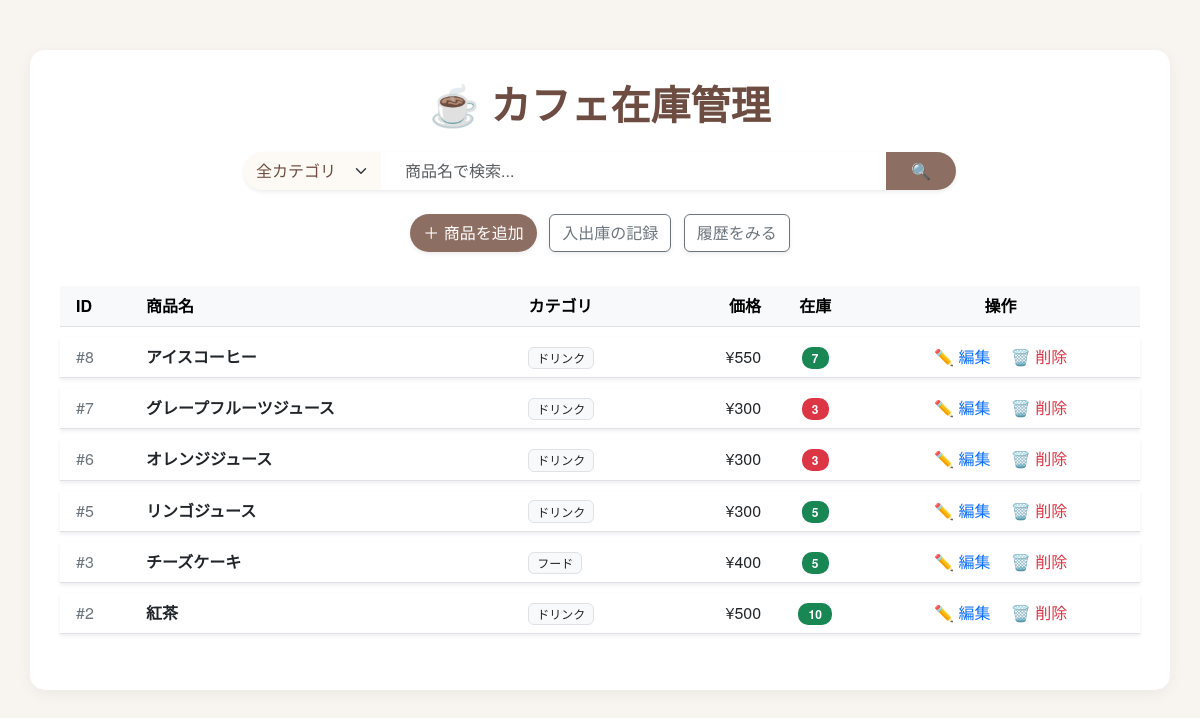
The page / on the database its author committed.
### tables this page shows
CREATE TABLE products (
    id INTEGER PRIMARY KEY AUTOINCREMENT,
    name TEXT NOT NULL,
    price INTEGER,
    stock INTEGER
, category TEXT DEFAULT '未分類');

### app.py (the view)
@app.route('/')
def index():
    search_query = request.args.get('search', '')
    category_query = request.args.get('category', '')
    conn = get_db_connection()
    query = 'SELECT * FROM products WHERE 1=1'
    params = []
    if search_query:
        query += ' AND name LIKE ?'
        params.append(f'%{search_query}%')
    if category_query:
        query += ' AND category = ?'
        params.append(category_query)
    query += ' ORDER BY id DESC'
    products = conn.execute(query, params).fetchall()
    conn.close()
    return render_template('index.html',
                           products=products,
                           search_query=search_query,
                           category_query=category_query)

### app.py (called while the page is built)
def get_db_connection():
    conn = sqlite3.connect('database/cafe_management.db')
    conn.row_factory = sqlite3.Row
    return conn

### templates/index.html (shortened to what this page needs)
<!DOCTYPE html>
<html>
<head>
    <link href="https://cdn.jsdelivr.net/npm/bootstrap@5.3.0/dist/css/bootstrap.min.css" rel="stylesheet">
</head>
<body>
    <div class="container">
        <h1 class="text-center mb-4" style="color: #6d4c41; font-weight: bold;">☕ カフェ在庫管理</h1>
        <div class="row justify-content-center mb-4">
            <div class="col-md-8">
                <form action="/" method="get" class="d-flex shadow-sm" style="border-radius: 25px; overflow: hidden; background: white;">
                    <select name="category" class="form-select border-0" style="width: 150px; background-color: #fdfaf5; color: #6d4c41; border-radius: 0;">
                        <option value="">全カテゴリ</option>
                    </select>
                    <input type="text" name="search" class="form-control border-0 px-4"
                           placeholder="商品名で検索..." value="{{ search_query }}">
                    <button type="submit" class="btn btn-cafe px-4" style="border-radius: 0;">🔍</button>
                </form>
            </div>
        </div>
        <div class="text-center mb-4">
            <a href="/create" class="btn btn-cafe shadow-sm me-2">＋ 商品を追加</a>
            <a href="/stock" class="btn btn-outline-secondary shadow-sm me-2">入出庫の記録</a>
            <a href="/history" class="btn btn-outline-secondary shadow-sm">履歴をみる</a>
        </div>
        <table class="table align-middle">
            <thead class="table-light">
                <tr>
                    <th class="ps-3">ID</th>
                    <th>商品名</th>
                    <th>カテゴリ</th> <th class="text-end">価格</th>
                    <th class="text-center">在庫</th>
                    <th class="text-center">操作</th>
                </tr>
            </thead>
            <tbody>
                {% for product in products %}
                <tr class="shadow-sm">
                    <td class="ps-3 text-secondary">#{{ product.id }}</td>
                    <td class="fw-bold">{{ product.name }}</td>
                    <td><span class="badge bg-light text-dark border fw-normal">{{ product.category }}</span></td>
                    <td class="text-end">¥{{ product.price }}</td>
                    <td class="text-center">
                        <span class="badge {{ 'bg-danger' if product.stock <= 3 else 'bg-success' }} badge-stock">
                            {{ product.stock }}
                        </span>
                    </td>
                    <td class="text-center">
                        <a href="{{ url_for('edit', id=product.id) }}" class="text-decoration-none me-3">✏️ 編集</a>
                        <a href="{{ url_for('delete', id=product.id) }}" class="text-decoration-none text-danger"
                           onclick="return confirm('本当に「{{ product.name }}」を削除しますか？');">🗑️ 削除</a>
                    </td>
                </tr>
                {% endfor %}
            </tbody>
        </table>
    </div>
</body>
</html>

### templates/index.html (style rules this page uses)
body { background-color: #f8f5f0; color: #4e342e; font-family: "Helvetica Neue", Arial, "Hiragino Kaku Gothic ProN", "Hiragino Sans", sans-serif; }
.container { background-color: #ffffff; border-radius: 15px; padding: 30px; box-shadow: 0 4px 15px rgba(0,0,0,0.05); margin-top: 50px; }
.btn-cafe { background-color: #8d6e63; color: white; border-radius: 20px; }
.table { border-collapse: separate; border-spacing: 0 10px; }
.table tr { background-color: #fff; vertical-align: middle; }
.badge-stock { border-radius: 10px; padding: 5px 10px; }

### rows shown on the page
products: id "8", name "アイスコーヒー", category "ドリンク", price "550", stock "7"
products: id "7", name "グレープフルーツジュース", category "ドリンク", price "300", stock "3"
products: id "6", name "オレンジジュース", category "ドリンク", price "300", stock "3"
products: id "5", name "リンゴジュース", category "ドリンク", price "300", stock "5"
products: id "3", name "チーズケーキ", category "フード", price "400", stock "5"
products: id "2", name "紅茶", category "ドリンク", price "500", stock "10"
